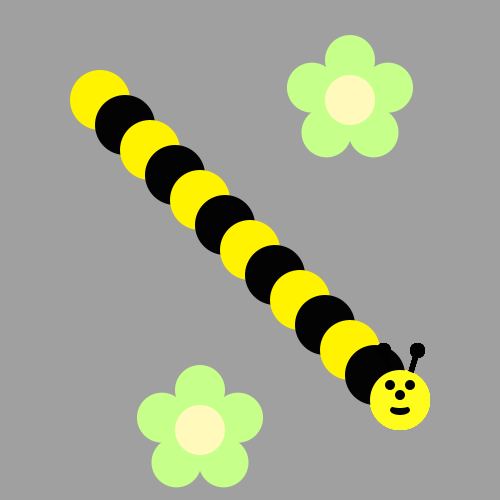
Frame 1 (no input)
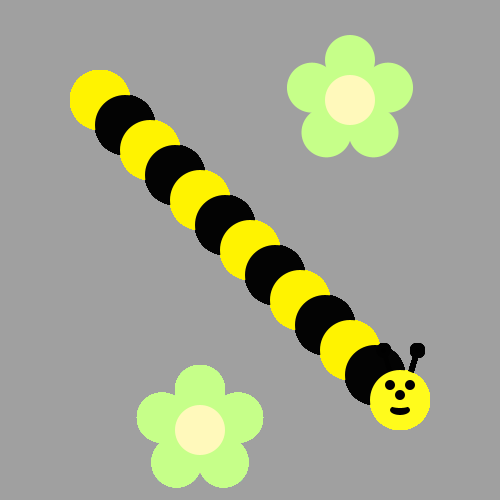
Frame 60 (the mouse pressed at the canvas centre just before this capture)
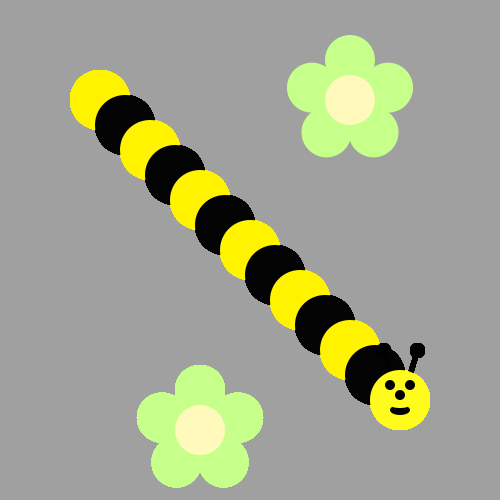
Frame 120 (the mouse held since frame 60 and released just before this capture)

The Processing sketch that drew these frames (run headless with seeded random() and noise(); from frame 60 on, the mouse is pressed at the canvas centre):

// Processing sketch: BumbleBee
// ── BumbleBee.pde
void draw() {
  /*Use A loop to make a body for the Bee!
   Then put his head on using drawBeeFace(x,y)
   Use Modulo to make the colors alternate 
   */

  
for (int i=0; i<300; i+=25) {
  if (i%2==0){
    fill(255,243,0);
    ellipse(i+100,i+100,60,60);
  }
  else {
    
  fill(3,3,3);
    ellipse(i+100,i+100,60,60);

  }
  drawBeeFace(400,400);
}
drawFlower(200,430);
}


void drawFlower(int x, int y) {
  noStroke();
  translate(x, y);
  // draw 5 petals, rotating after each one
  fill(#c6ff89); // green
  for (int i = 0; i < 5; i++) {
    ellipse(0, -40, 50, 50);
    rotate(radians(72));
  }
  fill(#fff9bb); // light yellow
  ellipse(0, 0, 50, 50);
}

void drawBeeFace(int BeeFaceX, int BeeFaceY) {
  noStroke();
  fill(0, 0, 0);
  stroke(1);
  strokeWeight(5);
  line(BeeFaceX-10, BeeFaceY-27, BeeFaceX-17, BeeFaceY-50);
  line(BeeFaceX+10, BeeFaceY-27, BeeFaceX+17, BeeFaceY-50);
  ellipse(BeeFaceX-17, BeeFaceY-50, 10, 10);
  ellipse(BeeFaceX+17, BeeFaceY-50, 10, 10);
  noStroke();
  fill(255, 251, 28);
  ellipse(BeeFaceX, BeeFaceY, 60, 60); // face
  fill(255, 237, 209);
  fill(0, 0, 0);
  ellipse(BeeFaceX-10, BeeFaceY-15, 10, 10); // eyes
  ellipse(BeeFaceX+10, BeeFaceY-15, 10, 10);
  ellipse(BeeFaceX, BeeFaceY-5, 10, 10); // nose
  ellipse(BeeFaceX, BeeFaceY+10, 20, 10);// mouth
  fill(255, 251, 28);
  ellipse(BeeFaceX, BeeFaceY+5, 20, 6);
}
void setup() {  
  ellipseMode(CENTER);
  size(500, 500);
  background(160, 160, 160); 
  drawFlower(350, 100);
}
